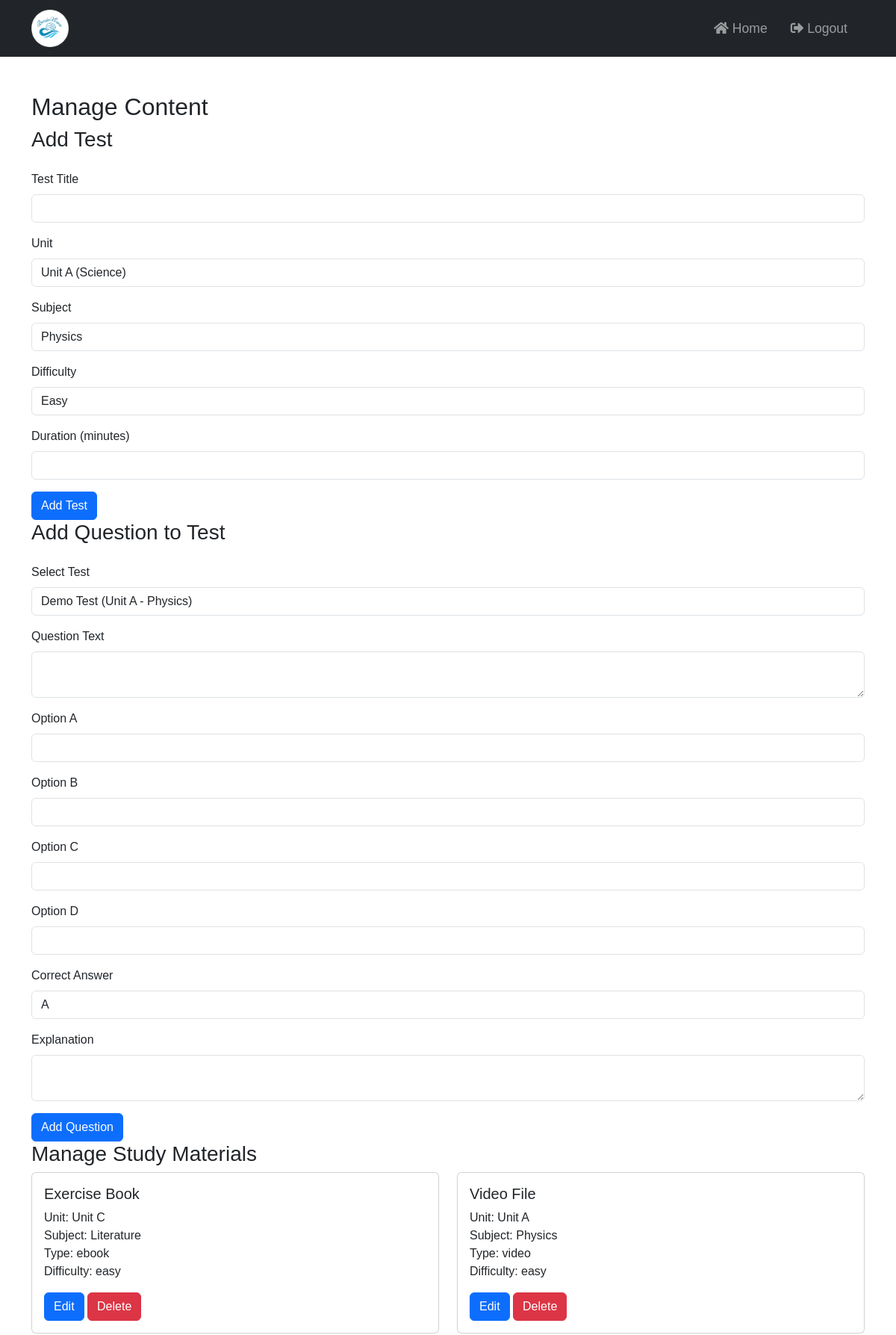
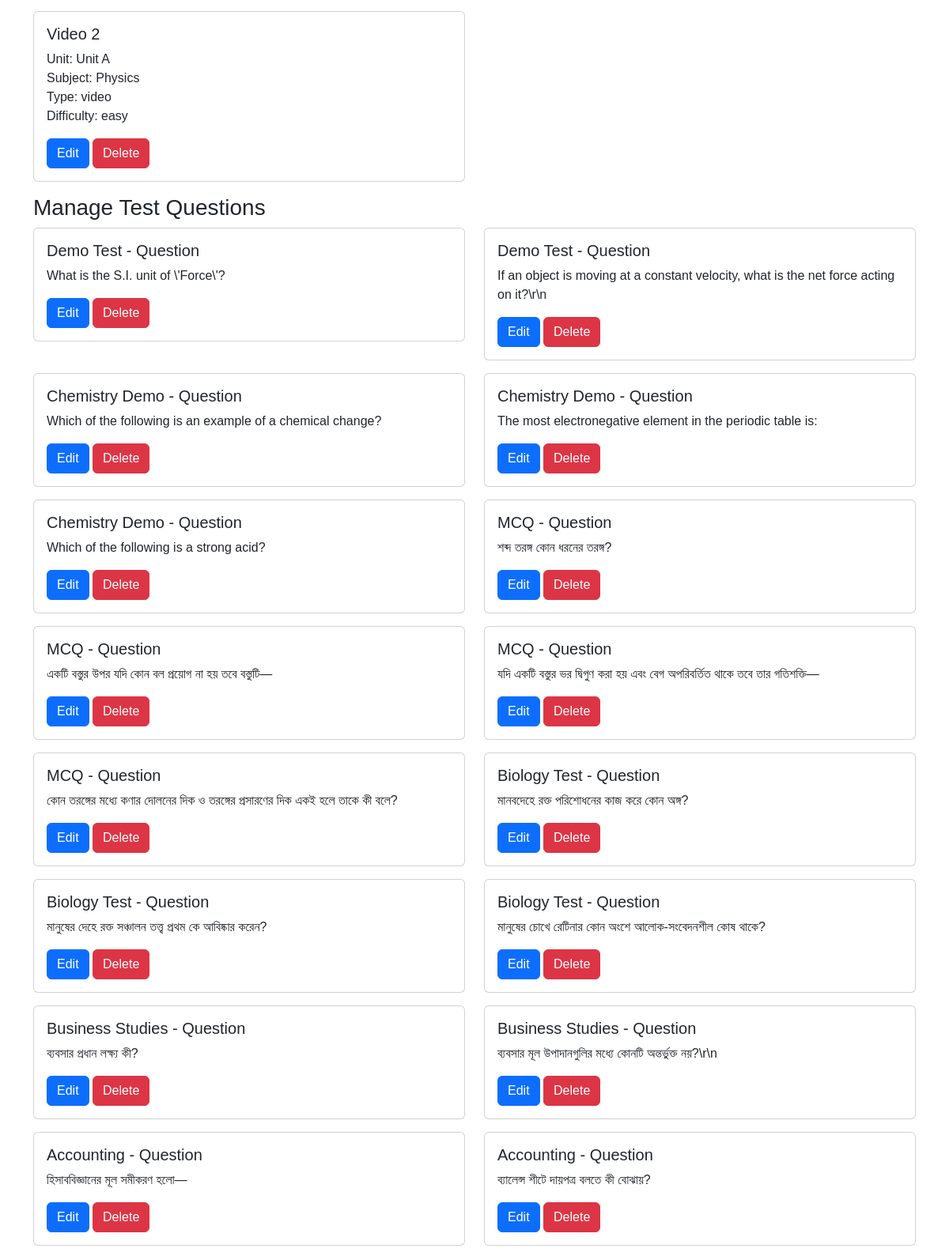
Page /manage_content.php (signed in, upper part) on the committed database (2 pictures, top to bottom).
### tables this page shows
CREATE TABLE `study_materials` (
  `id` int(11) NOT NULL,
  `title` varchar(255) NOT NULL,
  `type` enum('ebook','video','article') NOT NULL,
  `file_path` varchar(255) NOT NULL,
  `unit` enum('Unit A','Unit B','Unit C') NOT NULL,
  `subject` enum('Physics','Chemistry','Biology','Mathematics','Business Studies','Accounting','Economics','History','Literature','Sociology') NOT NULL,
  `difficulty` enum('easy','medium','hard') DEFAULT NULL,
  `uploaded_by` int(11) DEFAULT NULL
);

CREATE TABLE `test_questions` (
  `id` int(11) NOT NULL,
  `test_id` int(11) DEFAULT NULL,
  `question_text` text NOT NULL,
  `option_a` varchar(255) DEFAULT NULL,
  `option_b` varchar(255) DEFAULT NULL,
  `option_c` varchar(255) DEFAULT NULL,
  `option_d` varchar(255) DEFAULT NULL,
  `correct_answer` enum('A','B','C','D') NOT NULL,
  `explanation` text DEFAULT NULL
);

CREATE TABLE `tests` (
  `id` int(11) NOT NULL,
  `title` varchar(255) NOT NULL,
  `unit` enum('Unit A','Unit B','Unit C') NOT NULL,
  `subject` enum('Physics','Chemistry','Biology','Mathematics','Business Studies','Accounting','Economics','History','Literature','Sociology') NOT NULL,
  `difficulty` enum('easy','medium','hard') DEFAULT NULL,
  `duration` int(11) DEFAULT NULL,
  `created_by` int(11) DEFAULT NULL
);

### manage_content.php (the view, shortened to what this page needs)
<?php
$conn = new mysqli("localhost", "root", "", "brainwave");
$role = $_SESSION['role'];
$sql = $role == 'tutor' ? "SELECT * FROM tests" : "SELECT * FROM tests WHERE created_by = ?";
$stmt = $conn->prepare($sql);
$stmt->execute();
$tests = $stmt->get_result();
$sql = $role == 'tutor' ? "SELECT * FROM study_materials" : "SELECT * FROM study_materials WHERE uploaded_by = ?";
$stmt = $conn->prepare($sql);
$stmt->execute();
$materials = $stmt->get_result();
$sql = $role == 'tutor' ?
    "SELECT q.*, t.title FROM test_questions q JOIN tests t ON q.test_id = t.id" :
    "SELECT q.*, t.title FROM test_questions q JOIN tests t ON q.test_id = t.id WHERE t.created_by = ?";
$stmt = $conn->prepare($sql);
$stmt->execute();
$questions = $stmt->get_result();
?>
<!DOCTYPE html>
<html lang="en">
<head>
    <link href="https://cdn.jsdelivr.net/npm/bootstrap@5.3.2/dist/css/bootstrap.min.css" rel="stylesheet">
    <link rel="stylesheet" type="text/css" href="style.css">
    <link rel="stylesheet" href="https://cdnjs.cloudflare.com/ajax/libs/font-awesome/5.15.4/css/all.min.css">
</head>
<body class="body">
    <nav class="navbar navbar-expand-lg navbar-dark bg-dark">
        <div class="container">
            <a class="navbar-brand" href="index.php"><img src="img/logo.png" alt="BrainWave Logo" class="logo"></a>
            <div class="collapse navbar-collapse" id="navbarNav">
                <ul class="navbar-nav ms-auto">
                    <li class="nav-item"><a class="nav-link" href="index.php"><i class="fas fa-home"></i> Home</a></li>
                    <li class="nav-item"><a class="nav-link" href="logout.php"><i class="fas fa-sign-out-alt"></i> Logout</a></li>
                </ul>
            </div>
        </div>
    </nav>
    <div class="container py-5">
        <h2>Manage Content</h2>
        <h3>Add Test</h3>
        <form method="POST" class="mt-4">
            <div class="mb-3">
                <label for="test_title" class="form-label">Test Title</label>
                <input type="text" class="form-control" id="test_title" name="title" required>
            </div>
            <div class="mb-3">
                <label for="test_unit" class="form-label">Unit</label>
                <select class="form-control" id="test_unit" name="unit" required>
                    <option value="Unit A">Unit A (Science)</option>
                </select>
            </div>
            <div class="mb-3">
                <label for="test_subject" class="form-label">Subject</label>
                <select class="form-control" id="test_subject" name="subject" required>
                    <option value="Physics">Physics</option>
                </select>
            </div>
            <div class="mb-3">
                <label for="test_difficulty" class="form-label">Difficulty</label>
                <select class="form-control" id="test_difficulty" name="difficulty" required>
                    <option value="easy">Easy</option>
                </select>
            </div>
            <div class="mb-3">
                <label for="duration" class="form-label">Duration (minutes)</label>
                <input type="number" class="form-control" id="duration" name="duration" required>
            </div>
            <button type="submit" name="add_test" class="btn btn-primary">Add Test</button>
        </form>
        <h3>Add Question to Test</h3>
        <form method="POST" class="mt-4">
            <div class="mb-3">
                <label for="test_id" class="form-label">Select Test</label>
                <select class="form-control" id="test_id" name="test_id" required>
                    <?php while ($test = $tests->fetch_assoc()): ?>
                        <option value="<?php echo $test['id']; ?>"><?php echo htmlspecialchars($test['title']); ?> (<?php echo $test['unit']; ?> - <?php echo $test['subject']; ?>)</option>
                    <?php endwhile; $tests->data_seek(0); ?>
                </select>
            </div>
            <div class="mb-3">
                <label for="question_text" class="form-label">Question Text</label>
                <textarea class="form-control" id="question_text" name="question_text" required></textarea>
            </div>
            <div class="mb-3">
                <label for="option_a" class="form-label">Option A</label>
                <input type="text" class="form-control" id="option_a" name="option_a" required>
            </div>
            <div class="mb-3">
                <label for="option_b" class="form-label">Option B</label>
                <input type="text" class="form-control" id="option_b" name="option_b" required>
            </div>
            <div class="mb-3">
                <label for="option_c" class="form-label">Option C</label>
                <input type="text" class="form-control" id="option_c" name="option_c" required>
            </div>
            <div class="mb-3">
                <label for="option_d" class="form-label">Option D</label>
                <input type="text" class="form-control" id="option_d" name="option_d" required>
            </div>
            <div class="mb-3">
                <label for="correct_answer" class="form-label">Correct Answer</label>
                <select class="form-control" id="correct_answer" name="correct_answer" required>
                    <option value="A">A</option>
                </select>
            </div>
            <div class="mb-3">
                <label for="explanation" class="form-label">Explanation</label>
                <textarea class="form-control" id="explanation" name="explanation" required></textarea>
            </div>
            <button type="submit" name="add_question" class="btn btn-primary">Add Question</button>
        </form>
        <h3>Manage Study Materials</h3>
        <div class="row">
            <?php while ($material = $materials->fetch_assoc()): ?>
                <div class="col-md-6 mb-3">
                    <div class="card">
                        <div class="card-body">
                            <h5 class="card-title"><?php echo htmlspecialchars($material['title']); ?></h5>
                            <p class="card-text">
                                Unit: <?php echo htmlspecialchars($material['unit']); ?><br>
                                Subject: <?php echo htmlspecialchars($material['subject']); ?><br>
                                Type: <?php echo $material['type']; ?><br>
                                Difficulty: <?php echo $material['difficulty']; ?>
                            </p>
                            <button class="btn btn-primary" data-bs-toggle="modal" data-bs-target="#editMaterialModal<?php echo $material['id']; ?>">Edit</button>
                            <a href="delete_material.php?id=<?php echo $material['id']; ?>" class="btn btn-danger" onclick="return confirm('Are you sure you want to delete this material?');">Delete</a>
                        </div>
                    </div>
                </div>
            <?php endwhile; ?>
        </div>
        <h3>Manage Test Questions</h3>
        <div class="row">
            <?php while ($question = $questions->fetch_assoc()): ?>
                <div class="col-md-6 mb-3">
                    <div class="card">
                        <div class="card-body">
                            <h5 class="card-title"><?php echo htmlspecialchars($question['title']); ?> - Question</h5>
                            <p class="card-text"><?php echo htmlspecialchars($question['question_text']); ?></p>
                            <button class="btn btn-primary" data-bs-toggle="modal" data-bs-target="#editQuestionModal<?php echo $question['id']; ?>">Edit</button>
                            <a href="delete_question.php?id=<?php echo $question['id']; ?>" class="btn btn-danger" onclick="return confirm('Are you sure you want to delete this question?');">Delete</a>
                        </div>
                    </div>
                </div>
            <?php endwhile; ?>
        </div>
    </div>
    <br>
    <br>
    <br>
    <br>
    <br>
    <br>
</body>
</html>

### style.css (style rules this page uses)
body { font-family: Arial, sans-serif; background-image: url('img/background.svg'); background-size: cover; background-position: center; }
.logo { max-height: 50px; }
.navbar-nav .nav-link { font-size: 1.1rem; margin-right: 15px; transition: color 0.3s; }
.card { transition: transform 0.3s; }
textarea.form-control { resize: vertical; }

### manage_content.php (style rules this page uses)
.body { background-image: url('img/background.svg'); background-size: cover; background-position: center; }

### rows in the picture
study_materials: title "Exercise Book", unit "Unit C", subject "Literature", type "ebook", difficulty "easy"
study_materials: title "Video File", unit "Unit A", subject "Physics", type "video", difficulty "easy"
study_materials: title "Video 2", unit "Unit A", subject "Physics", type "video", difficulty "easy"
test_questions: test.title "Demo Test", question_text "What is the S.I. unit of \\'Force\\'?"
test_questions: test.title "Demo Test", question_text "If an object is moving at a constant velocity, what is the net force acting on it?\\r\\n"
test_questions: test.title "Chemistry Demo", question_text "Which of the following is an example of a chemical change?"
test_questions: test.title "Chemistry Demo", question_text "The most electronegative element in the periodic table is:"
test_questions: test.title "Chemistry Demo", question_text "Which of the following is a strong acid?"
test_questions: test.title "MCQ", question_text "শব্দ তরঙ্গ কোন ধরনের তরঙ্গ?"
test_questions: test.title "MCQ", question_text "একটি বস্তুর উপর যদি কোন বল প্রয়োগ না হয় তবে বস্তুটি—"
test_questions: test.title "MCQ", question_text "যদি একটি বস্তুর ভর দ্বিগুণ করা হয় এবং বেগ অপরিবর্তিত থাকে তবে তার গতিশক্তি—"
test_questions: test.title "MCQ", question_text "কোন তরঙ্গের মধ্যে কণার দোলনের দিক ও তরঙ্গের প্রসারণের দিক একই হলে তাকে কী বলে?"
test_questions: test.title "Biology Test", question_text "মানবদেহে রক্ত পরিশোধনের কাজ করে কোন অঙ্গ?"
test_questions: test.title "Biology Test", question_text "মানুষের দেহে রক্ত সঞ্চালন তত্ত্ব প্রথম কে আবিষ্কার করেন?"
test_questions: test.title "Biology Test", question_text "মানুষের চোখে রেটিনার কোন অংশে আলোক-সংবেদনশীল কোষ থাকে?"
test_questions: test.title "Business Studies", question_text "ব্যবসার প্রধান লক্ষ্য কী?"
test_questions: test.title "Business Studies", question_text "ব্যবসার মূল উপাদানগুলির মধ্যে কোনটি অন্তর্ভুক্ত নয়?\\r\\n"
test_questions: test.title "Accounting", question_text "হিসাববিজ্ঞানের মূল সমীকরণ হলো—"
test_questions: test.title "Accounting", question_text "ব্যালেন্স শীটে দায়পত্র বলতে কী বোঝায়?"

### other values in the picture
form field test_id "Demo Test (Unit A - Physics)"
